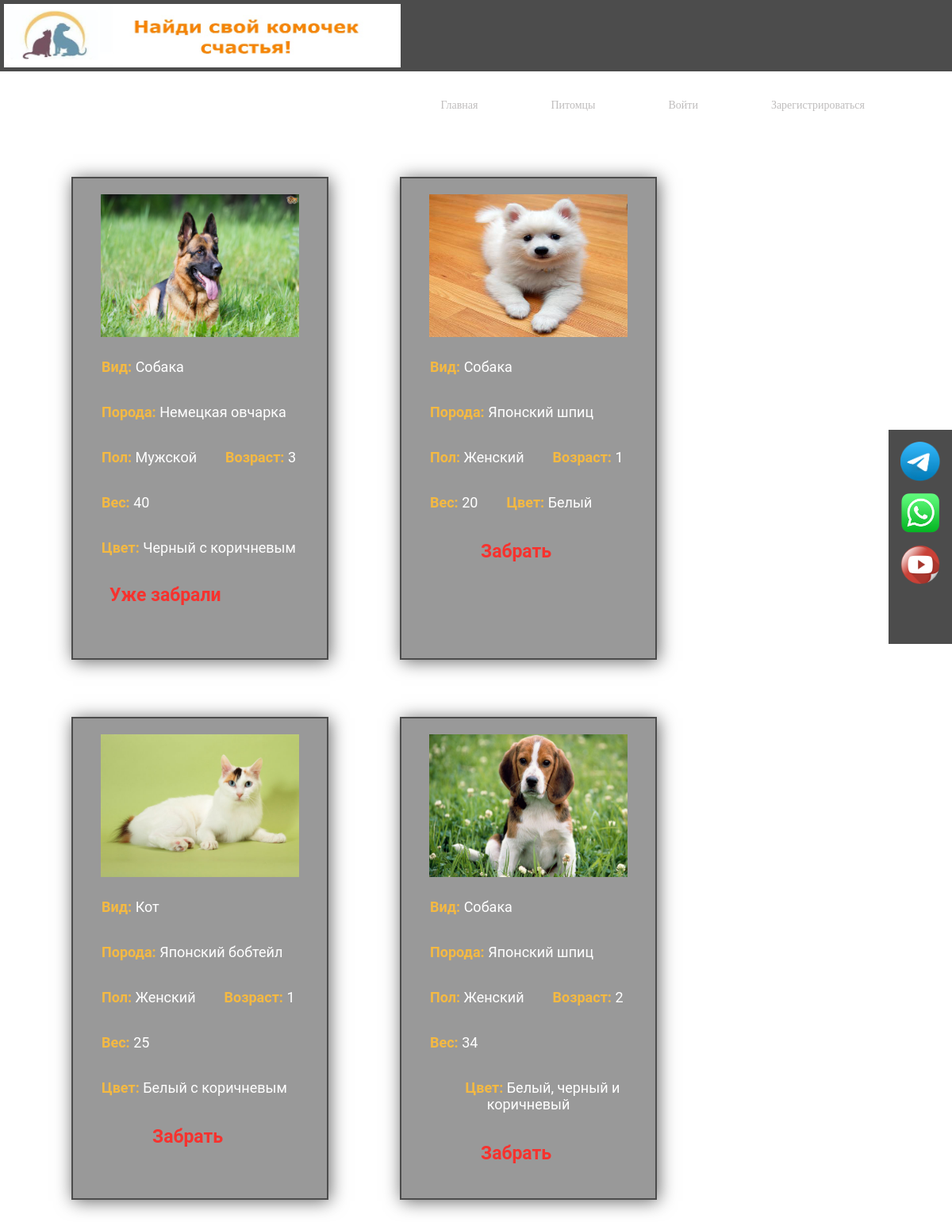
Page /animalhome.php on the committed database.
### tables this page shows
CREATE TABLE `animals_table` (
  `aid` int NOT NULL,
  `Type` varchar(50) NOT NULL,
  `Animal_name` varchar(50) NOT NULL,
  `Breed` varchar(50) NOT NULL,
  `Gender` varchar(15) NOT NULL,
  `Age` int NOT NULL,
  `Weight` int NOT NULL,
  `Color` varchar(50) NOT NULL,
  `Entry_date` date NOT NULL,
  `Picture` varchar(100) NOT NULL
);

### animalhome.php (the view, shortened to what this page needs)
<!DOCTYPE html>
<html lang="en-us">
<head>
<link type="text/css"  rel="stylesheet" href="css/all.css">
</head>
<body class="bg">
  <div class="main">
	<div class="headuser">
		<div class="sub_headerone">
        <div class="logo">
             <img src="images/logo.jpg" alt="Spencer Animal Shelter logo" height="80" width="500" />
          </div>
        <div class="navbar">
           <ul type="none" >
              <li ><a href="index.php" >Главная</a></li>
                 <li ><a href="animalhome.php" >Питомцы</a></li>
                       <li ><a href="login.php" >Войти </a></li>
                          <li ><a href="signup.php" >Зарегистрироваться </a></li>
      </ul>
    </div>
		</div>
    <div class="social">
        <div class="facebook">
        <a href="https://web.telegram.org/" title="Telegram" target="_blank"><img src="images/telegram.png" alt="fbIcon" height="50" width="50"/></a>
      </div>
      <div class="instagram">
          <a href="https://chat.whatsapp.com/Is9YDP4e26w0vOtWJ40TqA"  title="Whatsapp" target="_blank"><img src="images/whatsapp.png" alt="instagramIcon" height="50" width="50"/></a>
      </div>
      <div class="youtube">
          <a href="https://www.youtube.com"  title="Youtubepage" target="_blank"><img src="images/Youtube.png" alt="InstagramIcon" height="50" width="50"/></a>
      </div>
    </div>
	</div>
 <div class="animals_box">
<?php
include 'connection.php';
$qry_sel = "SELECT * FROM animals_table";
$result = $conn->query($qry_sel);
if($result->num_rows > 0)
{
while($animal = $result->fetch_assoc())
{
echo "<div class='boxinside'>
		<img src='Animalimage/".$animal['Picture']."'
		 height='180' width='250' style='margin:5px 30px' />
		<p><b>Вид: </b><span>".$animal['Type']."</span></p>
		<p ><b>Порода: </b> <span>".$animal['Breed']."</span></p>
		<p ><b>Пол: </b> ".$animal['Gender']."</p>
		<p ><b>Возраст: </b> ".$animal['Age']."</p>
		<p ><b>Вес: </b> ".$animal['Weight']."</p>
		<br/><p ><b>Цвет: </b> ".$animal['Color']."</p>";
		$aid=$animal['aid'];
		$qry_checkbooking="SELECT * From booking_table WHERE animalid='$aid'";
		$resultbook= $conn->query($qry_checkbooking);
		if($resultbook->num_rows==0)
		{
		echo	"<br><p id='adopt' style='font-size:20px;'><a href='login.php'>Забрать</a>
		</p>";
		}
		else
		{
			echo "<br><p><b style='font-size:23px; color:#f7322e;'>Уже забрали</b></p>";
		}
		echo "</div>";
}
}
else
{
echo "No data found";
}
?>
</div>
</div>
</body>
</html>

### css/all.css (style rules this page uses)
body { margin:0 auto; padding: 0; }
.bg { margin:0; background: url(../images/bf.jpg)no-repeat 0px 0px; font-family: 'Roboto', sans-serif; text-align:center; }
.sub_headerone { position: relative; top: 0; top: 0; background: rgba(0, 0, 0, 0.7); color: black; width:100%; height:90px; }
.navbar { width:1100px; float: right; }
.logo { height:80px; width:180px; float:left; margin:5px 5px; }
ul { list-style-type: none; margin-top:5px; float:right; margin-right: 5em; }
li { float: left; margin-left: 2em; }
li a { display: block; text-align: center; padding: 30px 30px; color:#bfbdbd; font-size:14px; text-decoration: none; font-family: Impact; }
.social { position: fixed; top: 35%; bottom:50%; right:0; background: rgba(0, 0, 0, 0.7); color: black; width: 80px; height:270px; }
.facebook { width: 50px; height: 50px; margin:15px 15px; }
.instagram { width: 50px; height: 50px; margin:15px 15px; }
.youtube { width: 50px; height: 50px; margin:15px 15px; }
.boxinside { height:590px; width:320px; border:2px solid rgba(0, 0, 0, 0.5); padding-top:15px; margin:2em 0px 2em 5em ; float:left; font-size: 18px; font-family: 'Roboto', sans-serif; color:white; box-shadow: black 3px 3px 3px; background: rgba(0, 0, 0, 0.4); box-shadow: 2px 2px 21px rgba(0, 0, 0, 0.6); text-align: center; }
.animals_box { height: auto; width: 100%; text-align:center; float:left; }
.animals_box b { color:#f4b942; margin-left: 2em; }
.animals_box a { text-decoration: none; color:#f7322e; font-weight: bold; font-size:23px; }
.animals_box p { float:left; }
#adopt { margin-left: 5em; margin-bottom: 5em; }

### rows in the picture
animals_table: Picture (picture), Type "Собака", Breed "Немецкая овчарка", Gender "Мужской", Age "3", Weight "40", Color "Черный с коричневым", shows "Уже забрали"
animals_table: Picture (picture), Type "Собака", Breed "Японский шпиц", Gender "Женский", Age "1", Weight "20", Color "Белый", shows "Забрать"
animals_table: Picture (picture), Type "Кот", Breed "Японский бобтейл", Gender "Женский", Age "1", Weight "25", Color "Белый с коричневым", shows "Забрать"
animals_table: Picture (picture), Type "Собака", Breed "Японский шпиц", Gender "Женский", Age "2", Weight "34", Color "Белый, черный и коричневый", shows "Забрать"
